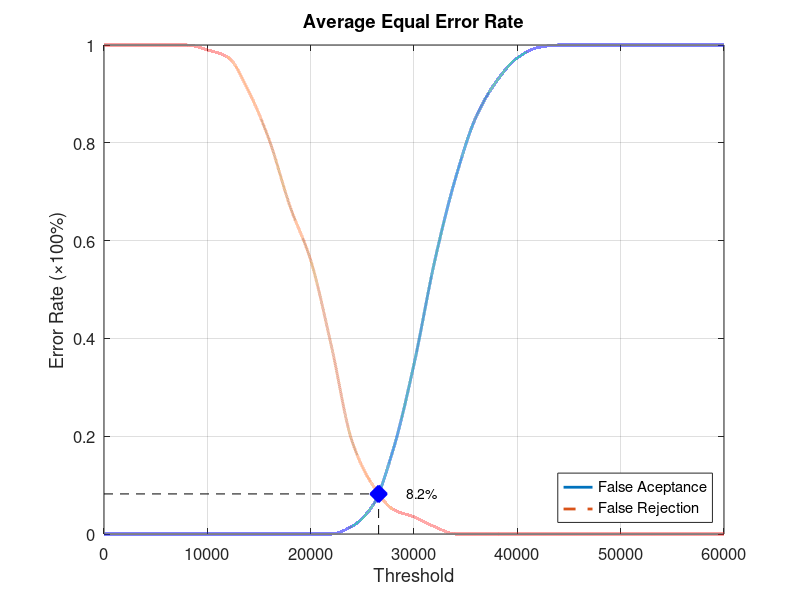
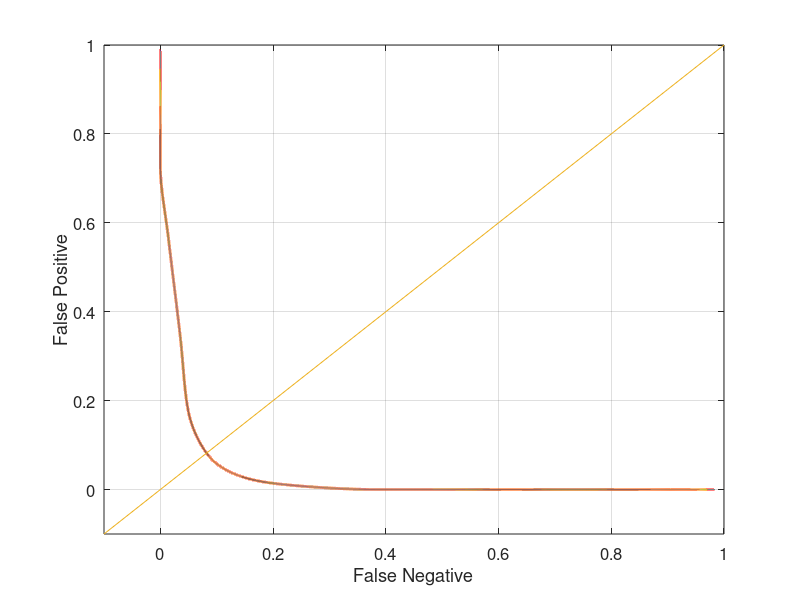

Reproduce these figures in MATLAB, in order.
function yEER = Database5_3
close all;
clear;
clc;
x = 0:2000:60000;
xq = 0:0.5:60000;

y0 = [0 0 0 0 0 0 0 0 0 0 0 0 0.0157895 0.0578947 0.173684 0.347368 0.557895 0.726316 0.852632 0.926316 0.973684 0.994737 1 1 1 1 1 1 1 1 1];
yy0 = interp1(x, y0, xq, 'pchip');
y1 = [1 1 1 1 1 0.99 0.975 0.905 0.805 0.67 0.56 0.385 0.19 0.1 0.05 0.035 0.015 0 0 0 0 0 0 0 0 0 0 0 0 0 0];
yy1 = interp1(x, y1, xq, 'pchip');

% Calculating EER: 
y2 = abs(y0 - y1);
find(y2 == min(y2))
yy2 = abs(yy0 - yy1);
xEER = find(yy2 == min(yy2));
xEERIndex = xq(xEER) % X-axis EER
yEER = yy0(xEER) % Y-axis EER

main = figure
plot(xq, yy0,'-','LineWidth', 2);	hold on
plot(xq, yy1,'--','LineWidth', 2);	hold on
plot([xEERIndex xEERIndex], [0 yEER], 'k--');	hold on
plot([0 xEERIndex], [yEER yEER], 'k--');	hold on
plot(xEERIndex, yEER, 'bx', 'LineWidth', 10);	hold on
text(xEERIndex + 10 * xEERIndex / 100, yEER, [num2str(round((10000 * yEER)) / 100) '%'])
legend('False Aceptance', 'False Rejection', 'Location', 'SouthEast')
xlabel('Threshold')
ylabel('Error Rate (\times100%)')
title('Average Equal Error Rate')
set(gca, 'FontSize', 12)
axis([0 60000 0 1])
grid on

print(main, 'Database5_3Main', '-dpng');
FNRxFPR = figure('Color', [1 1 1]);
plot(yy1, yy0, '-', yy1, yy0, 'LineWidth', 2);
hold on
y = -0.1:0.1:1
plot(y, y); 
set(gca, 'FontSize', 12)
xlabel('False Negative')
ylabel('False Positive')
axis([-0.1 1 -0.1 1])
set(gca, 'FontSize', 12)
grid on

print(FNRxFPR, 'Database5_3FNRxFPR','-dpng');
end
